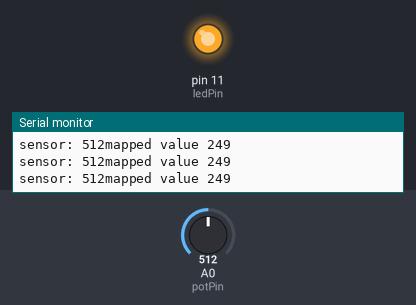
This sketch was run on a simulated Arduino Uno, built with avr-gcc and run on an emulated ATmega328P. Shown: output pins drawn as LEDs (lit = HIGH), the last lines printed to the serial monitor. Inputs (shaded band) come from the test bench; at power-on: A0 (potPin) = 512.

Above: at 1.2 s.
1.3 s: A0 (potPin) set to 122
At 2.2 s:
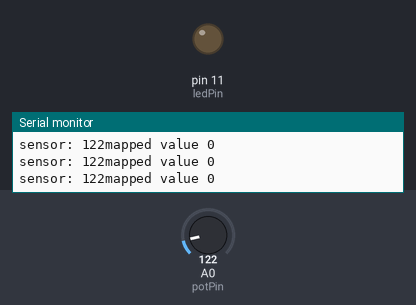
2.8 s: A0 (potPin) set to 151
5.8 s: A0 (potPin) set to 177
At 6.6 s:
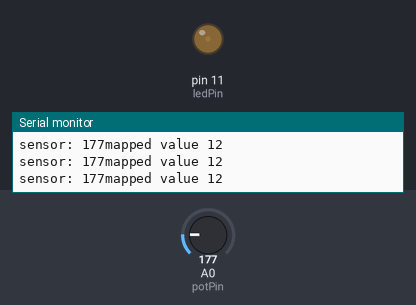
7.3 s: A0 (potPin) set to 306
At 8.2 s:
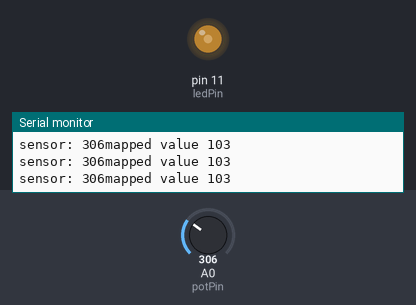
Timing chart, 0 to 9.8 s (numbered marks = the images above; inputs shaded):
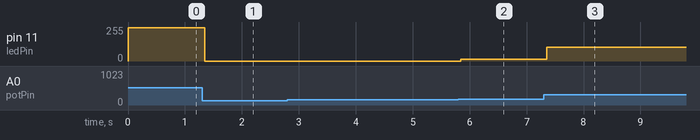

Measured:
- after the input at 1.3 s, pin 11 (ledPin): 249/255 → 0/255 after 0.05 s
- after the input at 5.8 s, pin 11 (ledPin): 0/255 → 12/255 at once
- after the input at 7.3 s, pin 11 (ledPin): 12/255 → 103/255 after 0.06 s

The sketch:

02_analog_read_serialPrint.ino
```cpp
int ledPin=11;
int potPin=A0;

void setup(){
  // put your setup here, to run once:
  pinMode(potPin, INPUT);
  pinMode(ledPin, OUTPUT);

  Serial.begin(9600);
}

void loop(){
  //put your main code here, to run repeatedly;

  int sensorValue=analogRead(potPin);

  int mappedSensorValue=map(sensorValue,160, 520, 0,255);

  mappedSensorValue=constrain(mappedSensorValue,0,255);

  Serial.print("sensor: ");
  Serial.print(sensorValue);
  Serial.print("mapped value ");
  Serial.println(mappedSensorValue);

  analogWrite(ledPin, mappedSensorValue);

}
```
